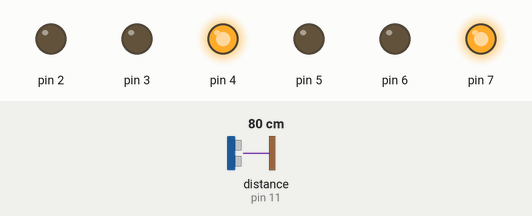
A sketch run on a simulated Arduino Uno, built with avr-gcc and run on an emulated ATmega328P. Parts: output pins drawn as LEDs (lit = HIGH). Wiring (inferred from the names in the program): ultrasonic range finder: trigger pin 10; echo pin 11. Inputs (shaded band) come from the test bench; at power-on: distance to the obstacle (sensor on pin 11) 80 cm. The echo pulse lasts 58.3 µs per cm; pins used as bus, display or sensor lines are not drawn.

Above: at 1.2 s.
1.3 s: distance to the obstacle (sensor on pin 11) set to 26 cm
2.8 s: distance to the obstacle (sensor on pin 11) set to 21 cm
At 4.0 s:
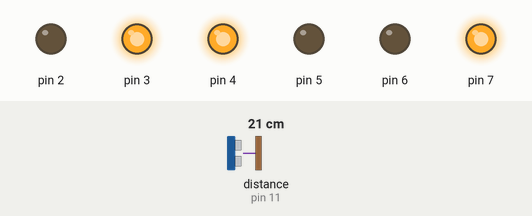
4.3 s: distance to the obstacle (sensor on pin 11) set to 19 cm
At 5.2 s:
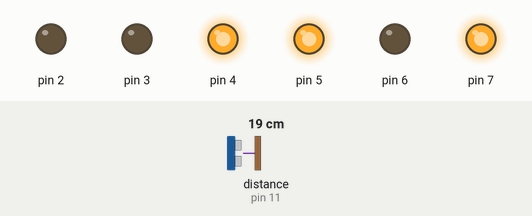
5.8 s: distance to the obstacle (sensor on pin 11) set to 13 cm
At 6.3 s:
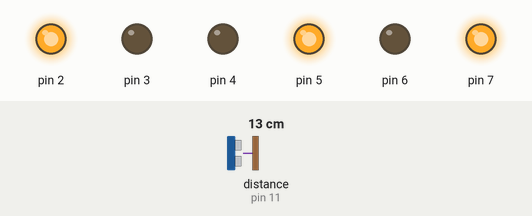
7.3 s: distance to the obstacle (sensor on pin 11) set to 2 cm
At 8.5 s:
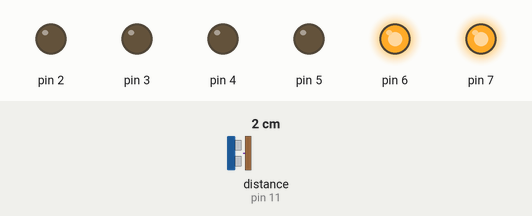
8.8 s: distance to the obstacle (sensor on pin 11) set to 18 cm
At 9.8 s:
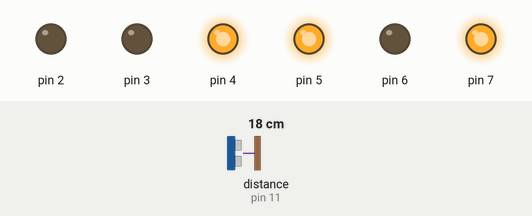
Timing chart, 0 to 11.3 s (numbered marks = the images above; inputs shaded):
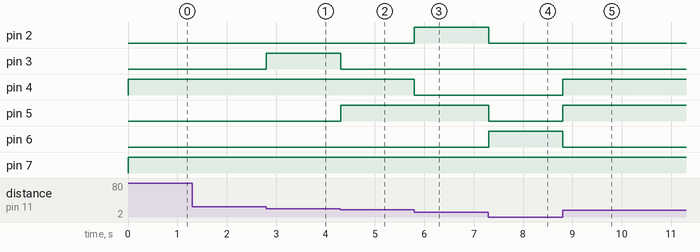

Measured:
- the behaviour switches between 25 and 24 cm on distance to the obstacle (sensor on pin 11) (found by bisection; images 0 and 1)
- the behaviour switches between 21 and 20 cm on distance to the obstacle (sensor on pin 11) (found by bisection; images 1 and 2)
- the behaviour switches between 16 and 15 cm on distance to the obstacle (sensor on pin 11) (found by bisection; images 2 and 3)
- after the input at 1.3 s, every drawn part: stays the same
- after the input at 2.8 s, pin 3: LOW → HIGH at once
- after the input at 4.3 s, pin 3: HIGH → LOW at once; pin 5: LOW → HIGH at once
- after the input at 5.8 s, pin 2: LOW → HIGH at once; pin 4: HIGH → LOW at once
- after the input at 7.3 s, pin 2, pin 5: HIGH → LOW at once; pin 6: LOW → HIGH at once
- after the input at 8.8 s, pin 4, pin 5: LOW → HIGH at once; pin 6: HIGH → LOW at once

The sketch:

sketch_aug18d.ino
```cpp
const int trig = 10;
const int echo = 11;
const int inter_time = 1000;
int time = 0;
int i;

byte data[ 10 ] = { B00111111 ,                       //利用陣列將七段顯示器顯示
                    B00000110 , B01011011 ,
                    B01001111 , B01100110 ,
                    B01101101 , B01111101 ,
                    B00100111 , B01111111 ,
                    B01101111
                  };

void setup()
 {
  Serial.begin(9600);
  pinMode (trig, OUTPUT);
  pinMode (echo, INPUT);
  DDRD = B11111111;
}

void loop()
{
float duration, distance;
digitalWrite(trig, HIGH);
delayMicroseconds(1000);
digitalWrite(trig, LOW);
duration = pulseIn (echo, HIGH);
distance = (duration/2)/29;

if (distance < 5)
  {
    i = 0;
  }
  else if (distance <= 10 && distance >= 5)
  {
    i = 1;
  }
else if (distance <= 15 && distance >= 10)
{
  i = 2;
}
else if (distance <= 20 && distance >= 15)
{
  i = 3;
}
else if (distance <= 25 && distance >= 20)
{
  i = 4;
}
else
{
  i = 5;
}
PORTD = ~ data[ i ];
}
```
